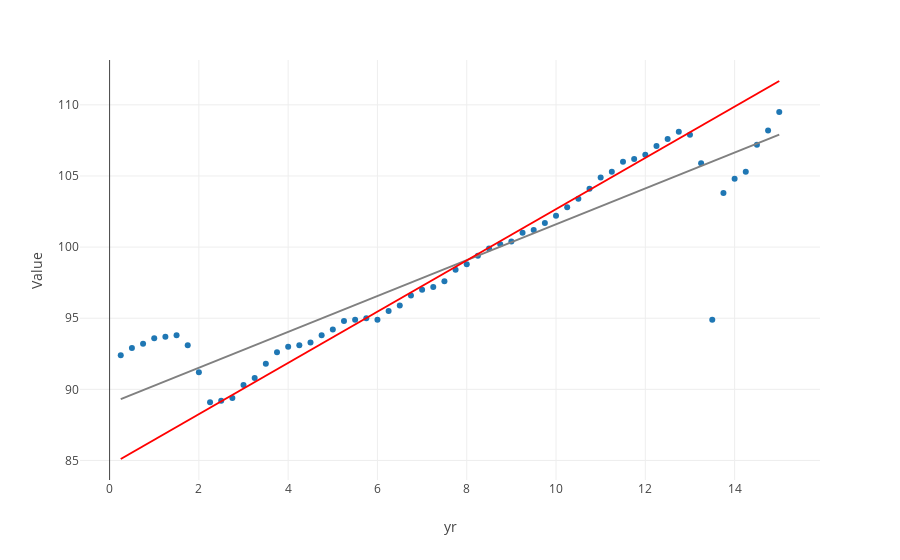

Notebook cell for this chart:
### Code cell
# build regression model for one year from Q1 2009 to Q4 2019
# attempt at missing out major effects from 2008 and pandemic
# the middle years are closer to linear

from scipy import stats
import plotly.graph_objects as go

# new df for OECD data only
OECDdata = data[data['Country']=='G7']

# set x and y values for limited period
x= OECDdata[16:-8]['yr']
y= OECDdata[16:-8]['Value']

# create model for limited period
slope, intercept, r, p, std_err = stats.linregress(x, y)

def f(x):
  return slope * x + intercept

# create new trendline data and insert new column
rlist = [f(x) for x in OECDdata['yr'] ]
OECDdata.insert(1, "r", rlist)

fig = px.scatter(
     OECDdata, 
     x='yr', 
     y='Value',
     template='none', 
     trendline='ols', 
     trendline_color_override="grey")

fig.add_trace(
     go.Scatter(
     x=OECDdata['yr'],
     y=OECDdata['r'],
     mode="lines",
    line=go.scatter.Line(color="red"),
    showlegend=False)
)

fig.show()

### Figure 1 — Plotly figure (JSON) as saved in the notebook; plotly's stock layout.template omitted (floating-point values rounded to 4 significant figures)
{"data": [{"hovertemplate": "yr=%{x}<br>Value=%{y}<extra></extra>", "legendgroup": "", "marker": {"color": "#1F77B4", "symbol": "circle"}, "mode": "markers", "name": "", "orientation": "v", "showlegend": false, "type": "scatter", "x": [0.25, 0.5, 0.75, 1, 1.25, 1.5, 1.75, 2, 2.25, 2.5, 2.75, 3, 3.25, 3.5, 3.75, 4, 4.25, 4.5, 4.75, 5, 5.25, 5.5, 5.75, 6, 6.25, 6.5, 6.75, 7, 7.25, 7.5, 7.75, 8, 8.25, 8.5, 8.75, 9, 9.25, 9.5, 9.75, 10, 10.25, 10.5, 10.75, 11, 11.25, 11.5, 11.75, 12, 12.25, 12.5, 12.75, 13, 13.25, 13.5, 13.75, 14, 14.25, 14.5, 14.75, 15], "xaxis": "x", "y": [92.4, 92.9, 93.2, 93.6, 93.7, 93.8, 93.1, 91.2, 89.1, 89.2, 89.4, 90.3, 90.8, 91.8, 92.6, 93, 93.1, 93.3, 93.8, 94.2, 94.8, 94.9, 95, 94.9, 95.5, 95.9, 96.6, 97, 97.2, 97.6, 98.4, 98.8, 99.4, 99.9, 100.2, 100.4, 101, 101.2, 101.7, 102.2, 102.8, 103.4, 104.1, 104.9, 105.3, 106, 106.2, 106.5, 107.1, 107.6, 108.1, 107.9, 105.9, 94.9, 103.8, 104.8, 105.3, 107.2, 108.2, 109.5], "yaxis": "y"}, {"hovertemplate": "<b>OLS trendline</b><br>Value = 1.25997 * yr + 89.0027<br>R<sup>2</sup>=0.845526<br><br>yr=%{x}<br>Value=%{y} <b>(trend)</b><extra></extra>", "legendgroup": "", "line": {"color": "grey"}, "marker": {"color": "#1F77B4", "symbol": "circle"}, "mode": "lines", "name": "", "showlegend": false, "type": "scatter", "x": [0.25, 0.5, 0.75, 1, 1.25, 1.5, 1.75, 2, 2.25, 2.5, 2.75, 3, 3.25, 3.5, 3.75, 4, 4.25, 4.5, 4.75, 5, 5.25, 5.5, 5.75, 6, 6.25, 6.5, 6.75, 7, 7.25, 7.5, 7.75, 8, 8.25, 8.5, 8.75, 9, 9.25, 9.5, 9.75, 10, 10.25, 10.5, 10.75, 11, 11.25, 11.5, 11.75, 12, 12.25, 12.5, 12.75, 13, 13.25, 13.5, 13.75, 14, 14.25, 14.5, 14.75, 15], "xaxis": "x", "y": [89.32, 89.63, 89.95, 90.26, 90.58, 90.89, 91.21, 91.52, 91.84, 92.15, 92.47, 92.78, 93.1, 93.41, 93.73, 94.04, 94.36, 94.67, 94.99, 95.3, 95.62, 95.93, 96.25, 96.56, 96.88, 97.19, 97.51, 97.82, 98.14, 98.45, 98.77, 99.08, 99.4, 99.71, 100.0, 100.3, 100.7, 101.0, 101.3, 101.6, 101.9, 102.2, 102.5, 102.9, 103.2, 103.5, 103.8, 104.1, 104.4, 104.8, 105.1, 105.4, 105.7, 106.0, 106.3, 106.6, 107.0, 107.3, 107.6, 107.9], "yaxis": "y"}, {"line": {"color": "red"}, "mode": "lines", "showlegend": false, "type": "scatter", "x": [0.25, 0.5, 0.75, 1, 1.25, 1.5, 1.75, 2, 2.25, 2.5, 2.75, 3, 3.25, 3.5, 3.75, 4, 4.25, 4.5, 4.75, 5, 5.25, 5.5, 5.75, 6, 6.25, 6.5, 6.75, 7, 7.25, 7.5, 7.75, 8, 8.25, 8.5, 8.75, 9, 9.25, 9.5, 9.75, 10, 10.25, 10.5, 10.75, 11, 11.25, 11.5, 11.75, 12, 12.25, 12.5, 12.75, 13, 13.25, 13.5, 13.75, 14, 14.25, 14.5, 14.75, 15], "y": [85.1, 85.55, 86.01, 86.46, 86.91, 87.36, 87.81, 88.26, 88.71, 89.16, 89.61, 90.06, 90.51, 90.96, 91.41, 91.86, 92.31, 92.76, 93.21, 93.66, 94.11, 94.56, 95.01, 95.46, 95.91, 96.36, 96.81, 97.26, 97.71, 98.17, 98.62, 99.07, 99.52, 99.97, 100.4, 100.9, 101.3, 101.8, 102.2, 102.7, 103.1, 103.6, 104.0, 104.5, 104.9, 105.4, 105.8, 106.3, 106.7, 107.2, 107.6, 108.1, 108.5, 109.0, 109.4, 109.9, 110.3, 110.8, 111.2, 111.7]}], "layout": {"legend": {"tracegroupgap": 0}, "margin": {"t": 60}, "xaxis": {"anchor": "y", "domain": [0, 1], "title": {"text": "yr"}}, "yaxis": {"anchor": "x", "domain": [0, 1], "title": {"text": "Value"}}}}
